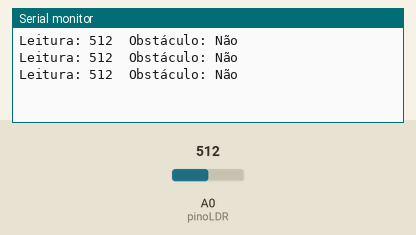
Bench run of a sketch on a simulated Arduino Uno, built with avr-gcc and run on an emulated ATmega328P. On the bench: the last lines printed to the serial monitor. The test bench sets the inputs (shaded band); at power-on: A0 (pinoLDR) = 512.

Above: at 1.3 s.
1.4 s: A0 (pinoLDR) set to 493
At 1.9 s:
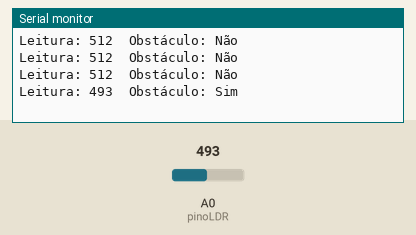
3.5 s: A0 (pinoLDR) set to 511
At 3.9 s:
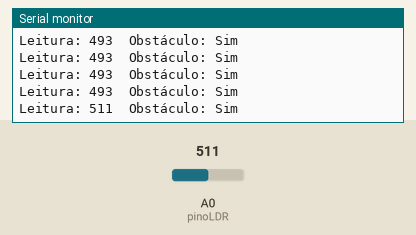

The sketch:

Laser.ino
```cpp
const int pinoLDR = A0; //LDR conectado
int leitura = 0;//armazena valor do ADC

void setup() {
  //inicia e configura serial
    Serial.begin(9600);
  //LDR vira entrada
    pinMode(pinoLDR, INPUT);//A0

}

void loop() {
  leitura = analogRead(pinoLDR);

  //imprime o valor lido pelo Arduino (0 a 1023)
  Serial.print("Leitura: ");
  Serial.print(leitura);
  Serial.print("\t");//tabulacao

  //imprime se existe ou não um obstáculo
  Serial.print("Obstáculo: ");
  if(leitura < 512){
    Serial.print("Sim");
  }
  else {
    Serial.print("Não");
  }

  Serial.println();//nova linha

  delay(500);//aguardar para a próxima leitura

}
```

Measured:
- the behaviour switches between 512 and 511 on A0 (pinoLDR) (found by bisection; images 0 and 1)
- after the input at 1.4 s, the serial monitor: prints a new line after 0.10 s (image 1)
- after the input at 3.5 s, the serial monitor: prints a new line at once (image 2)
